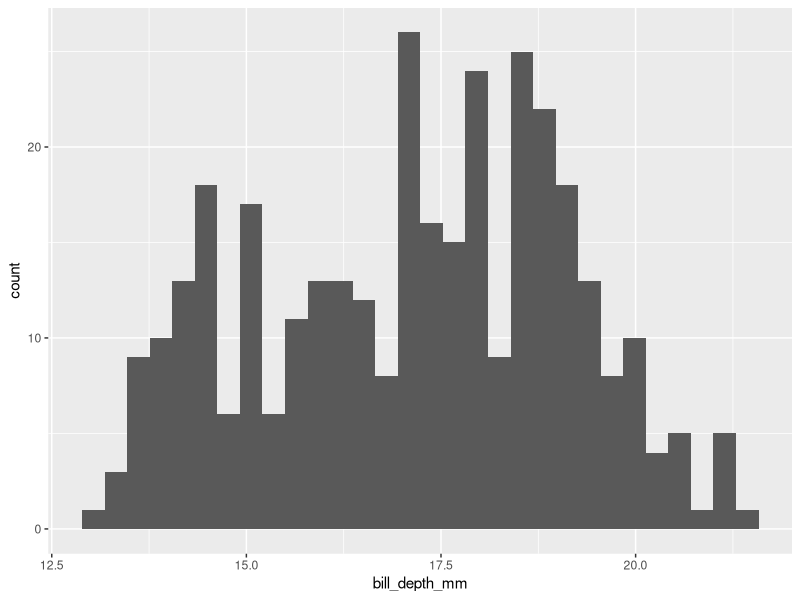
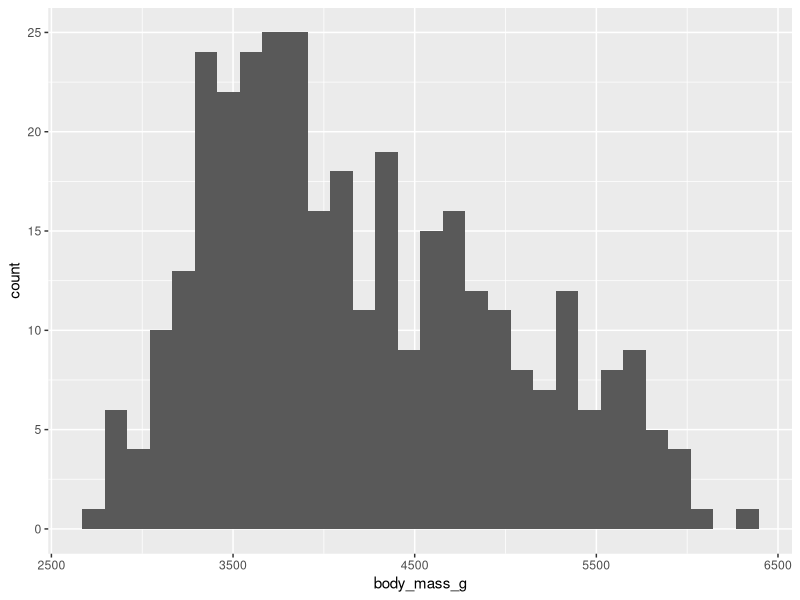
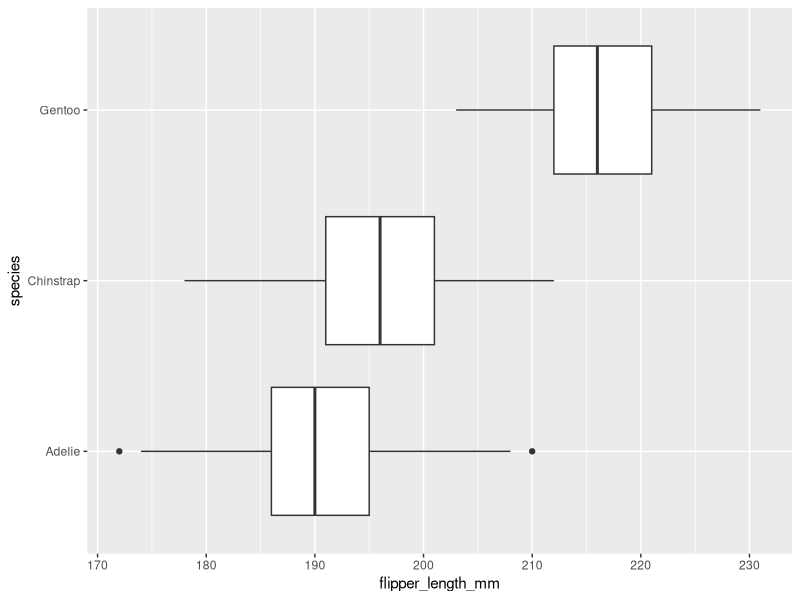
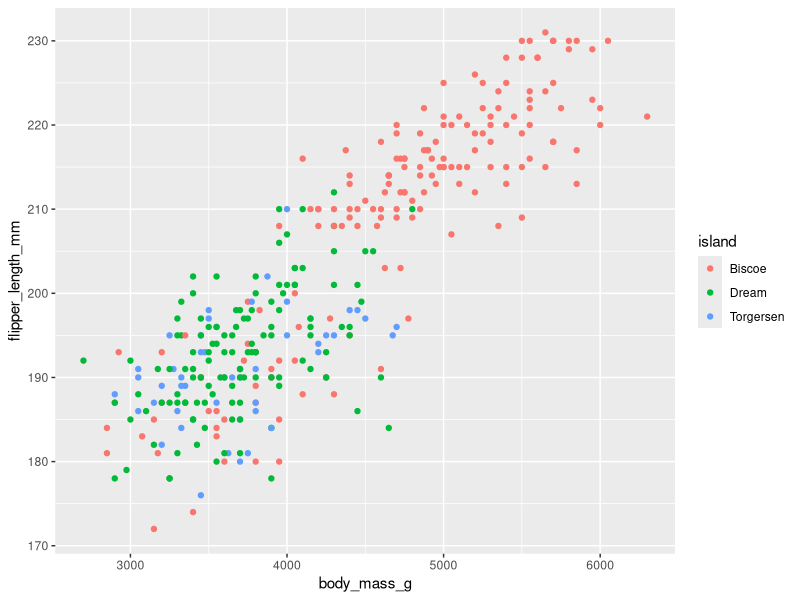
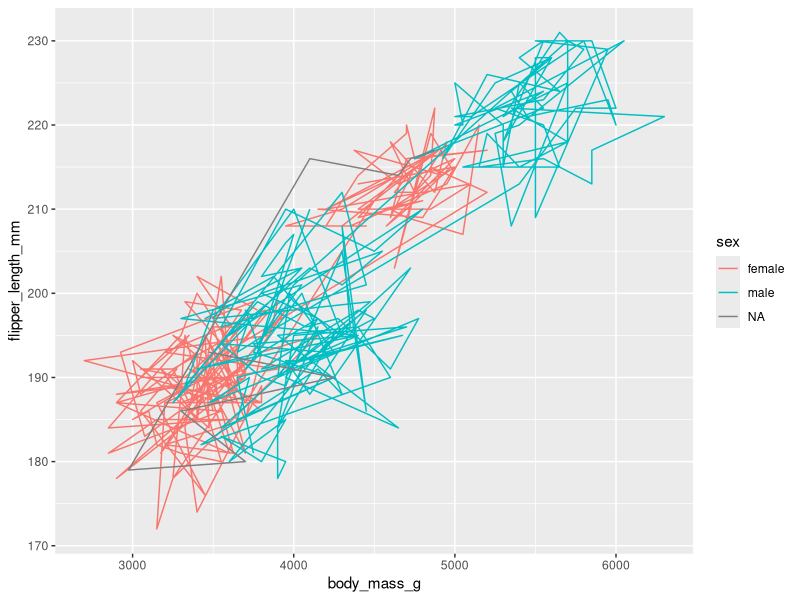

R code for these plots, in order:
library(palmerpenguins)
library(ggplot2)

# Edit code to match figures -------------------------------------------------
# At the end of the guided notes for the second video you'll find three figures.
# Edit the following code so the outputs match the figures in the notes.

# Figure 1
ggplot(penguins, aes(x=bill_depth_mm)) +
  geom_histogram()

ggplot(penguins, aes(x= body_mass_g)) +
  geom_histogram()
# Figure 2
ggplot(penguins, aes(y= species, x= flipper_length_mm)) +
  geom_boxplot()

# Figure 3
ggplot(penguins, aes(x= body_mass_g, y= flipper_length_mm, color = island)) +
  geom_point()

ggplot(penguins, aes(x= body_mass_g, y= flipper_length_mm, color = sex)) +
  geom_path()
